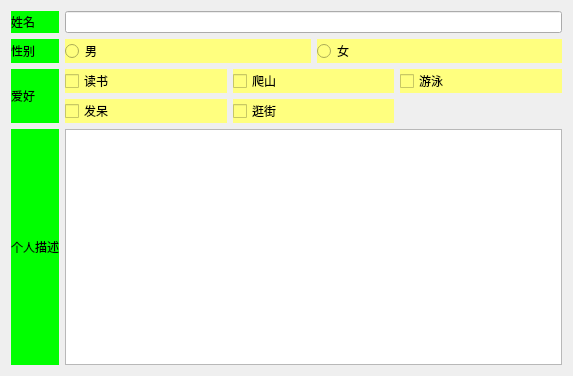
<?xml version="1.0" encoding="UTF-8"?>
<ui version="4.0">
 <class>Widget</class>
 <widget class="QWidget" name="Widget">
  <property name="geometry">
   <rect>
    <x>0</x>
    <y>0</y>
    <width>573</width>
    <height>376</height>
   </rect>
  </property>
  <property name="windowTitle">
   <string>Widget</string>
  </property>
  <layout class="QGridLayout" name="gridLayout_2">
   <item row="0" column="0">
    <widget class="QLabel" name="labelName">
     <property name="styleSheet">
      <string notr="true">background-color: rgb(0, 255, 0)</string>
     </property>
     <property name="text">
      <string>姓名</string>
     </property>
    </widget>
   </item>
   <item row="0" column="1">
    <widget class="QLineEdit" name="lineEdit"/>
   </item>
   <item row="1" column="0">
    <widget class="QLabel" name="labelGender">
     <property name="styleSheet">
      <string notr="true">background-color: rgb(0, 255, 0)</string>
     </property>
     <property name="text">
      <string>性别</string>
     </property>
    </widget>
   </item>
   <item row="1" column="1">
    <layout class="QHBoxLayout" name="horizontalLayout">
     <item>
      <widget class="QRadioButton" name="radioButtonMan">
       <property name="styleSheet">
        <string notr="true">background-color: rgb(255, 255, 127)</string>
       </property>
       <property name="text">
        <string>男</string>
       </property>
      </widget>
     </item>
     <item>
      <widget class="QRadioButton" name="radioButtonWoman">
       <property name="styleSheet">
        <string notr="true">background-color: rgb(255, 255, 127)</string>
       </property>
       <property name="text">
        <string>女</string>
       </property>
      </widget>
     </item>
    </layout>
   </item>
   <item row="2" column="0">
    <widget class="QLabel" name="labelHobbies">
     <property name="styleSheet">
      <string notr="true">background-color: rgb(0, 255, 0)</string>
     </property>
     <property name="text">
      <string>爱好</string>
     </property>
    </widget>
   </item>
   <item row="2" column="1">
    <layout class="QGridLayout" name="gridLayout">
     <item row="0" column="0">
      <widget class="QCheckBox" name="checkBoxRead">
       <property name="styleSheet">
        <string notr="true">background-color: rgb(255, 255, 127)</string>
       </property>
       <property name="text">
        <string>读书</string>
       </property>
      </widget>
     </item>
     <item row="0" column="1">
      <widget class="QCheckBox" name="checkBoxClimb">
       <property name="styleSheet">
        <string notr="true">background-color: rgb(255, 255, 127)</string>
       </property>
       <property name="text">
        <string>爬山</string>
       </property>
      </widget>
     </item>
     <item row="0" column="2">
      <widget class="QCheckBox" name="checkBoxSwim">
       <property name="styleSheet">
        <string notr="true">background-color: rgb(255, 255, 127)</string>
       </property>
       <property name="text">
        <string>游泳</string>
       </property>
      </widget>
     </item>
     <item row="1" column="0">
      <widget class="QCheckBox" name="checkBoxDaze">
       <property name="styleSheet">
        <string notr="true">background-color: rgb(255, 255, 127)</string>
       </property>
       <property name="text">
        <string>发呆</string>
       </property>
      </widget>
     </item>
     <item row="1" column="1">
      <widget class="QCheckBox" name="checkBoxShopping">
       <property name="styleSheet">
        <string notr="true">background-color: rgb(255, 255, 127)</string>
       </property>
       <property name="text">
        <string>逛街</string>
       </property>
      </widget>
     </item>
    </layout>
   </item>
   <item row="3" column="0">
    <widget class="QLabel" name="labelDescription">
     <property name="styleSheet">
      <string notr="true">background-color: rgb(0, 255, 0)</string>
     </property>
     <property name="text">
      <string>个人描述</string>
     </property>
    </widget>
   </item>
   <item row="3" column="1">
    <widget class="QTextEdit" name="textEdit"/>
   </item>
  </layout>
 </widget>
 <resources/>
 <connections/>
</ui>
